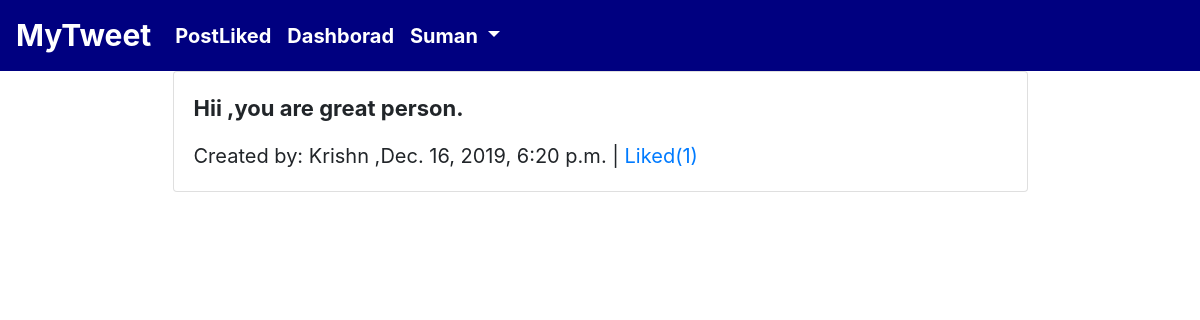
Page /dashboard/ (signed in) on the committed database.
### post/models.py (models this page shows, shortened)
class Post(models.Model):
	user=models.ForeignKey(User,related_name='posts',on_delete=models.CASCADE)
	content=models.TextField()
	like=models.ManyToManyField(User,related_name='liked',blank=True)
	created_on=models.DateTimeField(auto_now_add=True)
	updated_on=models.DateTimeField(auto_now=True)
	objects=PostManager()

### post/views.py (the view)
# urls.py: path('dashboard/',views.dashboard,name='dashboard'),
def dashboard(request):
	if request.user.is_authenticated:
		qs=Post.objects.filter(like=request.user).prefetch_related('like')
		context={
		 'objects':qs
		}
		return render(request,'post/dashboard.html',context)
	return redirect('accounts:login')

### templates/post/dashboard.html (shortened to what this page needs)
{% extends 'base.html'%}
{% block content %}
<div class="container">
	<div class="row">
		{% for object in objects %}
		<div class="card w-75 mx-auto">
			  <div class="card-body">
			    <p class="card-text" style="font-size:22px;font-weight: bold;">{{ object.content }}</p>
			     <p class="card-text" style="font-size:20px;">Created by: {{ object.user.username|title  }} ,<span>{{ object.created_on }} | </span>
			     	{% if request.user in object.like.all %}
			     	<span><a href="{% url 'post:like' object.id %}">Liked({{ object.like.all.count }})</a></span>
			     	{% else %}
			     	<span><a href="{% url 'post:like' object.id %}">Like ({{ object.like.all.count }})</a></span>
			     	{% endif %}
			     </p>
			  </div>
			</div>
		{% endfor %}
	</div>
</div>
{% endblock %}

### templates/navbar.html (shortened to what this page needs)
<nav class="navbar navbar-expand-lg" style="background-color:#000080;">
  <a class="navbar-brand" href="#" style="color:white; font-size:30px;font-weight: bold;">MyTweet</a>
  <div class="collapse navbar-collapse" id="navbarSupportedContent">
    <ul class="navbar-nav mr-auto">
      <li class="nav-item active">
        <a class="nav-link" href="{% url 'post:dashboard' %}" style="color:white; font-size:20px;font-weight: bold;">PostLiked<span class="sr-only">(current)</span></a>
      </li>
      <li class="nav-item">
        <a class="nav-link" href="{% url 'post:list'%}" style="color:white; font-size:20px;font-weight: bold;">Dashborad</a>
      </li>
      <li class="nav-item dropdown">
        {% if request.user.is_authenticated %}
        <a class="nav-link dropdown-toggle" href="#" id="navbarDropdown" role="button" data-toggle="dropdown" aria-haspopup="true" aria-expanded="false" style="color:white; font-size:20px;font-weight: bold;">
          {{ request.user | title }}
        </a>
          {% else %}
          <li class="nav-item">
            <a class="nav-link" href="{% url 'accounts:login' %}" style="color:white; font-size:20px;font-weight: bold;">Login</a>
          </li>
          {% endif %}
      </li>
    </ul>
  </div>
</nav>

### rows in the picture
Post: content "Hii ,you are great person.", user.username "Krishn", created_on "Dec. 16, 2019, 6:20 p.m.", like.all.count "1"

### other values in the picture
{{ request.user | title }} "Suman"
